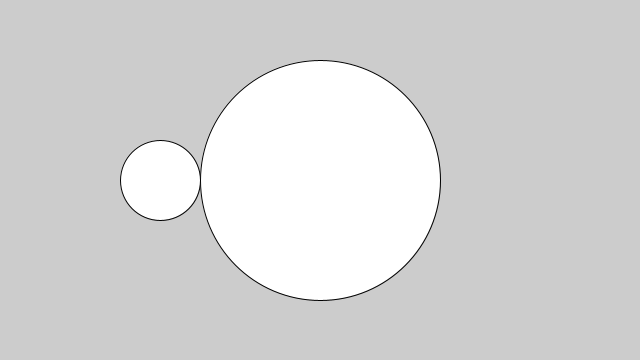
Frame 1 (no input)
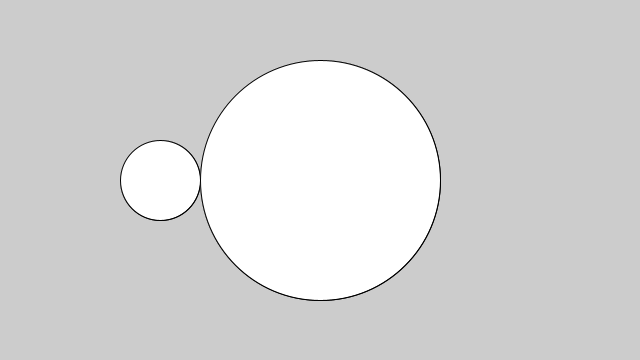
Frame 2 (the mouse pressed at the canvas centre, redrawn once)

The Processing sketch that drew these frames (run headless with seeded random() and noise(); the mouse was pressed at the canvas centre and the sketch redrawn once):

// Processing sketch: processing
// ── processing.pde
Spot sp1,sp2;

void setup(){
  size(640,360);
  background(204);
  noLoop();

  sp1=new Spot();
  sp2=new Spot(width*0.5,height*0.5,120);
}

void draw(){
  sp1.display();
  sp2.display();
}

class Spot{
  float x,y,radius;

  Spot(){
    radius=40;
    x=width*0.25;
    y=height*0.5;
  }

  Spot(float xpos,float ypos,float r){
    x=xpos;
    y=ypos;
    radius=r;
  }

  void display(){
    ellipse(x,y,radius*2,radius*2);
  }
}
